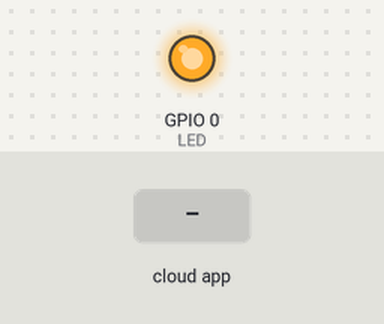
The sketch below on a simulated ESP8266 (NodeMCU). Shown: output pins drawn as LEDs (lit = HIGH). Inputs (shaded band) come from the test bench. WiFi joins after 1.5 s; servers stay silent unless stated; the Firebase database answers and starts empty; what the sketch prints to the serial monitor is not drawn.

Above: at 2.7 s.
2.8 s: the phone or cloud app sets switch_1 to OFF
At 3.2 s:
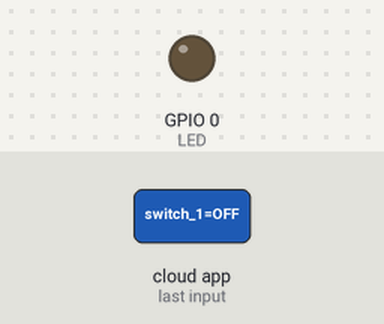
Timing chart, 0 to 5.8 s (numbered marks = the images above; inputs shaded):
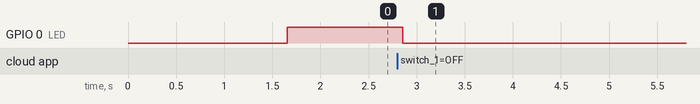

The sketch:

spifi_firebase.ino
```cpp
#include <SoftwareSerial.h>
#include "FirebaseESP8266.h"
#include <ESP8266WiFi.h>

#define WIFI_SSID "SPiFi"
#define WIFI_PASSWORD "hologram"
#define FIREBASE_HOST "hologram-labs.firebaseio.com"
#define FIREBASE_AUTH "69eHYKlRDrWsrqbs2M6dJkRDvJYJASEykyISUtOB"


FirebaseData firebaseData;
String switch1;
int LED = 0;

void setup() {
  // put your setup code here, to run once:
  switch1 = "OFF";
  pinMode(LED, OUTPUT);

  digitalWrite(LED, LOW);

  Serial.begin(115200);
  Serial.println();
  Serial.println();

  WiFi.begin(WIFI_SSID, WIFI_PASSWORD);
  Serial.print("Connecting to Wi-Fi");
  while (WiFi.status() != WL_CONNECTED)
  {
    Serial.print(".");
    delay(300);
  }
  Serial.println();
  Serial.print("Connected with IP: ");
  Serial.println(WiFi.localIP());
  Serial.println();

  Firebase.begin(FIREBASE_HOST, FIREBASE_AUTH);
  Firebase.reconnectWiFi(true);
}

void loop() {
  // put your main code here, to run repeatedly:
  if (Firebase.getString(firebaseData, "/spifi/switch_1"))
  {
    //Success, then try to read the JSON payload value
    switch1 = firebaseData.stringData();
    Serial.println(switch1);
    if(switch1== "OFF"){
       digitalWrite(LED, LOW);
    }else{
        digitalWrite(LED, HIGH);
    }


  }else{
    Serial.println("Tidak ada data");
  }
}
```

Measured:
- after the input at 2.8 s, GPIO 0 (LED): HIGH → LOW after 0.05 s
